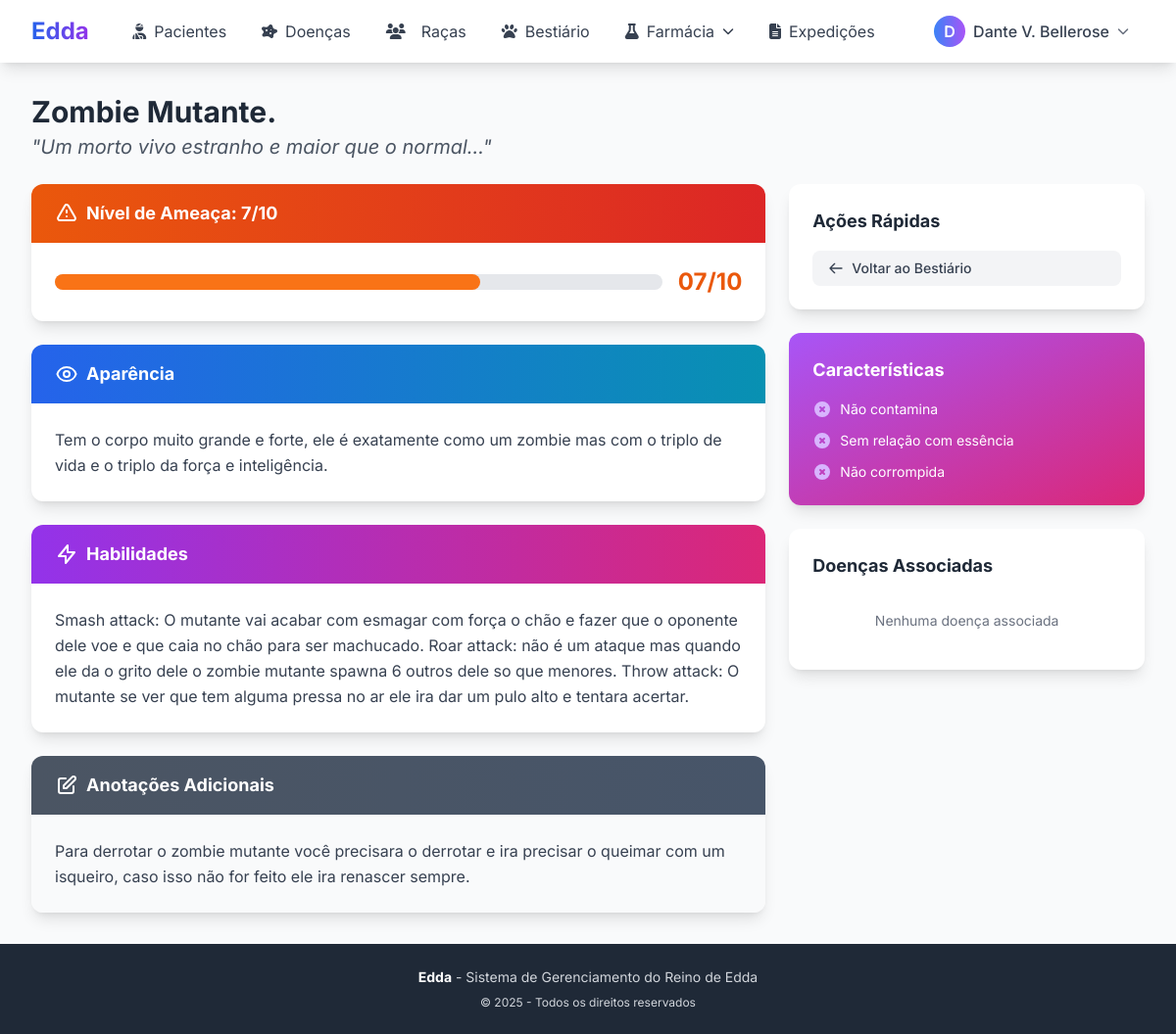
/bestiario/8/ (signed in), run on the app's committed database.
### medsystem/core/models.py (models this page shows, shortened)
class Usuario(AbstractUser):
    TIPO_CHOICES = [
        ('MED', 'Médico'),
        ('OUT', 'Outro'),
        ('ADM', 'Administrador'),
    ]
    nickname = models.CharField(max_length=100)
    tipo = models.CharField(max_length=3, choices=TIPO_CHOICES, default='OUT')
    cidade = models.ForeignKey('Cidade', on_delete=models.SET_NULL, null=True, blank=True)

class Besta(models.Model):
    NIVEL_AMEAÇA_CHOICES = [
        ('01', '1/10'),
        ('02', '2/10'),
        ('03', '3/10'),
        ('04', '4/10'),
        ('05', '5/10'),
        ('06', '6/10'),
        ('07', '7/10'),
        ('08', '8/10'),
        ('09', '9/10'),
        ('10', '10/10'),
    ]
    nome = models.CharField(max_length=100)
    titulo = models.CharField(max_length=200, blank=True)
    nivel_ameaca = models.CharField(max_length=2, choices=NIVEL_AMEAÇA_CHOICES, default='01')
    aparencia = models.TextField()
    pode_contaminar = models.BooleanField(default=False)
    contagio = models.TextField(blank=True, help_text="Descrição de como a besta pode contaminar outros")
    relacionada_com_essencia = models.BooleanField(default=False)
    corrompida_por_essencia = models.BooleanField(default=False)
    habilidades = models.TextField()
    doenca_relacionada = models.ManyToManyField(
        Doenca,
        related_name='bestas'
    )
    anotacoes = models.TextField(blank=True)

### medsystem/core/views.py (the view)
# urls.py: path('bestiario/<int:pk>/', BestaDetailView.as_view(), name='besta-detail'),
class BestaDetailView(LoginRequiredMixin, DetailView):
    model = Besta
    template_name = 'core/besta_detail.html'
    context_object_name = 'besta'

### medsystem/core/context_processors.py (called while the page is built)
def medico_context(request):
    is_medico = request.user.is_authenticated and request.user.tipo == 'MED'
    is_admin = request.user.is_authenticated and request.user.tipo == 'ADM'
    return {
        'is_medico': is_medico,
        'is_admin': is_admin,
        'is_medico_or_admin': is_medico or is_admin
    }

### medsystem/core/templates/core/besta_detail.html (shortened to what this page needs)
{% extends 'core/base.html' %}
{% block content %}
<div class="max-w-7xl mx-auto">
    <div class="mb-6 flex justify-between items-center">
        <div class="flex-1">
            <h1 class="text-3xl font-bold text-gray-800">{{ besta.nome }}</h1>
            {% if besta.titulo %}
            <p class="text-xl text-gray-600 italic mt-1">"{{ besta.titulo }}"</p>
            {% endif %}
        </div>
    </div>
    <div class="grid grid-cols-1 lg:grid-cols-3 gap-6">
        <div class="lg:col-span-2 space-y-6">
            <div class="bg-white rounded-xl shadow-lg overflow-hidden">
                <div class="
                    {% if besta.nivel_ameaca <= '03' %}bg-gradient-to-r from-green-600 to-emerald-600
                    {% elif besta.nivel_ameaca <= '05' %}bg-gradient-to-r from-yellow-600 to-amber-600
                    {% elif besta.nivel_ameaca <= '07' %}bg-gradient-to-r from-orange-600 to-red-600
                    {% else %}bg-gradient-to-r from-red-600 to-rose-600{% endif %}
                    px-6 py-4">
                    <h2 class="text-white font-bold text-lg flex items-center gap-2">
                        <svg class="w-6 h-6" fill="none" stroke="currentColor" viewBox="0 0 24 24">
                            <path stroke-linecap="round" stroke-linejoin="round" stroke-width="2" d="M12 9v2m0 4h.01m-6.938 4h13.856c1.54 0 2.502-1.667 1.732-3L13.732 4c-.77-1.333-2.694-1.333-3.464 0L3.34 16c-.77 1.333.192 3 1.732 3z"/>
                        </svg>
                        Nível de Ameaça: {{ besta.get_nivel_ameaca_display }}
                    </h2>
                </div>
                <div class="p-6">
                    <div class="flex items-center gap-4">
                        <div class="flex-1">
                            <div class="w-full bg-gray-200 rounded-full h-4">
                                <div class="
                                    {% if besta.nivel_ameaca <= '03' %}bg-green-500
                                    {% elif besta.nivel_ameaca <= '05' %}bg-yellow-500
                                    {% elif besta.nivel_ameaca <= '07' %}bg-orange-500
                                    {% else %}bg-red-500{% endif %}
                                    h-4 rounded-full transition-all"
                                    style="width: {{ besta.nivel_ameaca }}0%"></div>
                            </div>
                        </div>
                        <span class="text-2xl font-bold
                            {% if besta.nivel_ameaca <= '03' %}text-green-600
                            {% elif besta.nivel_ameaca <= '05' %}text-yellow-600
                            {% elif besta.nivel_ameaca <= '07' %}text-orange-600
                            {% else %}text-red-600{% endif %}">
                            {{ besta.nivel_ameaca }}/10
                        </span>
                    </div>
                </div>
            </div>
            <div class="bg-white rounded-xl shadow-lg overflow-hidden">
                <div class="bg-gradient-to-r from-blue-600 to-cyan-600 px-6 py-4">
                    <h2 class="text-white font-bold text-lg flex items-center gap-2">
                        Aparência
                    </h2>
                </div>
                <div class="p-6">
                    <p class="text-gray-700 leading-relaxed">{{ besta.aparencia }}</p>
                </div>
            </div>
            <div class="bg-white rounded-xl shadow-lg overflow-hidden">
                <div class="bg-gradient-to-r from-purple-600 to-pink-600 px-6 py-4">
                    <h2 class="text-white font-bold text-lg flex items-center gap-2">
                        <svg class="w-6 h-6" fill="none" stroke="currentColor" viewBox="0 0 24 24">
                            <path stroke-linecap="round" stroke-linejoin="round" stroke-width="2" d="M13 10V3L4 14h7v7l9-11h-7z"/>
                        </svg>
                        Habilidades
                    </h2>
                </div>
                <div class="p-6">
                    <p class="text-gray-700 leading-relaxed">{{ besta.habilidades }}</p>
                </div>
            </div>
            {% if besta.anotacoes %}
            <div class="bg-white rounded-xl shadow-lg overflow-hidden">
                <div class="bg-gradient-to-r from-gray-600 to-slate-600 px-6 py-4">
                    <h2 class="text-white font-bold text-lg flex items-center gap-2">
                        <svg class="w-6 h-6" fill="none" stroke="currentColor" viewBox="0 0 24 24">
                            <path stroke-linecap="round" stroke-linejoin="round" stroke-width="2" d="M11 5H6a2 2 0 00-2 2v11a2 2 0 002 2h11a2 2 0 002-2v-5m-1.414-9.414a2 2 0 112.828 2.828L11.828 15H9v-2.828l8.586-8.586z"/>
                        </svg>
                        Anotações Adicionais
                    </h2>
                </div>
                <div class="p-6 bg-gray-50">
                    <p class="text-gray-700 leading-relaxed">{{ besta.anotacoes }}</p>
                </div>
            </div>
            {% endif %}
        </div>
        <div class="space-y-6">
            <div class="bg-white rounded-xl shadow-lg p-6">
                <h3 class="text-lg font-bold text-gray-800 mb-4">Ações Rápidas</h3>
                <div class="space-y-2">
                    <a href="{% url 'besta-list' %}" class="w-full px-4 py-2 bg-gray-100 text-gray-700 rounded-lg hover:bg-gray-200 transition-colors flex items-center gap-2 text-sm font-medium">
                        <svg class="w-4 h-4" fill="none" stroke="currentColor" viewBox="0 0 24 24">
                            <path stroke-linecap="round" stroke-linejoin="round" stroke-width="2" d="M10 19l-7-7m0 0l7-7m-7 7h18"/>
                        </svg>
                        Voltar ao Bestiário
                    </a>
                </div>
            </div>
            <div class="bg-gradient-to-br from-purple-500 to-pink-600 rounded-xl shadow-lg p-6 text-white">
                <h3 class="text-lg font-bold mb-4">Características</h3>
                <div class="space-y-3">
                    <div class="flex items-center gap-2">
                        {% if besta.pode_contaminar %}
                        <svg class="w-5 h-5 text-red-300" fill="currentColor" viewBox="0 0 20 20">
                            <path fill-rule="evenodd" d="M10 18a8 8 0 100-16 8 8 0 000 16zm3.707-9.293a1 1 0 00-1.414-1.414L9 10.586 7.707 9.293a1 1 0 00-1.414 1.414l2 2a1 1 0 001.414 0l4-4z" clip-rule="evenodd"/>
                        </svg>
                        <span class="text-sm">Pode contaminar</span>
                        {% else %}
                        <span class="text-sm">Não contamina</span>
                        {% endif %}
                    </div>
                    <div class="flex items-center gap-2">
                        {% if besta.relacionada_com_essencia %}
                        <svg class="w-5 h-5 text-blue-300" fill="currentColor" viewBox="0 0 20 20">
                            <path fill-rule="evenodd" d="M10 18a8 8 0 100-16 8 8 0 000 16zm3.707-9.293a1 1 0 00-1.414-1.414L9 10.586 7.707 9.293a1 1 0 00-1.414 1.414l2 2a1 1 0 001.414 0l4-4z" clip-rule="evenodd"/>
                        </svg>
                        <span class="text-sm">Relacionada com essência</span>
                        {% else %}
                        <span class="text-sm">Sem relação com essência</span>
                        {% endif %}
                    </div>
                    <div class="flex items-center gap-2">
                        {% if besta.corrompida_por_essencia %}
                        <svg class="w-5 h-5 text-yellow-300" fill="currentColor" viewBox="0 0 20 20">
                            <path fill-rule="evenodd" d="M10 18a8 8 0 100-16 8 8 0 000 16zm3.707-9.293a1 1 0 00-1.414-1.414L9 10.586 7.707 9.293a1 1 0 00-1.414 1.414l2 2a1 1 0 001.414 0l4-4z" clip-rule="evenodd"/>
                        </svg>
                        <span class="text-sm">Corrompida por essência</span>
                        {% else %}
                        <span class="text-sm">Não corrompida</span>
                        {% endif %}
                    </div>
                </div>
            </div>
            <div class="bg-white rounded-xl shadow-lg p-6">
                <h3 class="text-lg font-bold text-gray-800 mb-4">Doenças Associadas</h3>
                {% if besta.doenca_relacionada.exists %}
                <div class="space-y-2">
                    {% for doenca in besta.doenca_relacionada.all %}
                    <a href="{% url 'doenca-detail' doenca.pk %}" class="block p-3 bg-rose-50 border border-rose-200 rounded-lg hover:bg-rose-100 transition-colors">
                        <p class="font-medium text-rose-700">{{ doenca.nome }}</p>
                        <p class="text-xs text-rose-600 mt-1">{{ doenca.get_tipo_display }}</p>
                    </a>
                    {% endfor %}
                </div>
                {% else %}
                <p class="text-sm text-gray-500 text-center py-4">Nenhuma doença associada</p>
                {% endif %}
            </div>
        </div>
    </div>
</div>
{% endblock %}

### medsystem/core/templates/core/base.html (shortened to what this page needs)
<!DOCTYPE html>
<html lang="pt-br" class="h-full">
<head>
    <script src="https://cdn.tailwindcss.com"></script>
    <link rel="stylesheet" href="https://cdnjs.cloudflare.com/ajax/libs/font-awesome/6.4.0/css/all.min.css">
</head>
<body class="bg-gray-50 flex flex-col min-h-screen">
    <nav class="bg-white shadow-lg">
        <div class="max-w-7xl mx-auto px-4 sm:px-6 lg:px-8">
            <div class="flex justify-between h-16">
                <div class="flex items-center">
                    <a href="{% url 'home' %}" class="flex items-center">
                        <span class="text-2xl font-bold bg-gradient-to-r from-blue-600 to-purple-600 bg-clip-text text-transparent">Edda</span>
                    </a>
                </div>
                {% if user.is_authenticated %}
                <div class="hidden md:flex items-center space-x-1">
                    {% if is_medico_or_admin %}
                    <a href="{% url 'paciente-list' %}" class="px-4 py-2 rounded-lg text-gray-700 hover:bg-blue-50 hover:text-blue-600 transition flex items-center gap-2">
                        <i class="fas fa-user-injured"></i>
                        <span>Pacientes</span>
                    </a>
                    {% endif %}
                    <a href="{% url 'doenca-list' %}" class="px-4 py-2 rounded-lg text-gray-700 hover:bg-blue-50 hover:text-blue-600 transition flex items-center gap-2">
                        <i class="fas fa-disease"></i>
                        <span>Doenças</span>
                    </a>
                    <a href="{% url 'raca-list' %}" class="px-4 py-2 rounded-lg text-gray-700 hover:bg-blue-50 hover:text-blue-600 transition flex items-center gap-2">
                        <i class="fas fa-users mr-2"></i>
                        <span>Raças</span>
                    </a>
                    <a href="{% url 'besta-list' %}" class="px-4 py-2 rounded-lg text-gray-700 hover:bg-blue-50 hover:text-blue-600 transition flex items-center gap-2">
                        <i class="fas fa-paw"></i>
                        <span>Bestiário</span>
                    </a>
                    <div class="relative">
                        <button onclick="toggleDropdown('farmacia-dropdown')" class="px-4 py-2 rounded-lg text-gray-700 hover:bg-purple-50 hover:text-purple-600 transition flex items-center gap-2">
                            <i class="fas fa-flask"></i>
                            <span>Farmácia</span>
                            <i class="fas fa-chevron-down text-xs"></i>
                        </button>
                    </div>
                    <a href="{% url 'relatorio-list' %}" class="px-4 py-2 rounded-lg text-gray-700 hover:bg-blue-50 hover:text-blue-600 transition flex items-center gap-2">
                        <i class="fas fa-file-alt"></i>
                        <span>Expedições</span>
                    </a>
                </div>
                <div class="flex items-center gap-4">
                    <div class="relative">
                        <button onclick="toggleDropdown('user-dropdown')" class="flex items-center gap-2 px-4 py-2 rounded-lg hover:bg-gray-100 transition">
                            <div class="w-8 h-8 bg-gradient-to-r from-blue-500 to-purple-500 rounded-full flex items-center justify-center text-white font-semibold">
                                {{ user.nickname|first|upper }}
                            </div>
                            <span class="hidden md:block font-medium text-gray-700">{{ user.nickname }}</span>
                            <i class="fas fa-chevron-down text-xs text-gray-500"></i>
                        </button>
                    </div>
                </div>
                {% endif %}
            </div>
        </div>
    </nav>
    <main class="flex-grow">
        <div class="max-w-7xl mx-auto px-4 sm:px-6 lg:px-8 py-8">
            {% block content %}{% endblock %}
        </div>
    </main>
    <footer class="bg-gray-800 text-gray-300 mt-auto">
        <div class="max-w-7xl mx-auto px-4 sm:px-6 lg:px-8 py-6">
            <div class="text-center">
                <p class="text-sm">
                    <strong class="text-white">Edda</strong> - Sistema de Gerenciamento do Reino de Edda
                </p>
                <p class="text-xs mt-2">© {% now "Y" %} - Todos os direitos reservados</p>
            </div>
        </div>
    </footer>
</body>
</html>

### medsystem/core/templates/core/base.html (style rules this page uses)
body { font-family: 'Inter', sans-serif; }

### data on the page
Usuario: nickname|first "D", nickname "Dante V. Bellerose"
Besta: nome "Zombie Mutante.", titulo "Um morto vivo estranho e maior que o normal...", nivel_ameaca "7/10", nivel_ameaca "07", aparencia "Tem o corpo muito grande e forte, ele é exatamente como um zombie mas com o triplo de vida e o triplo da força e inteligência.", habilidades "Smash attack: O mutante vai acabar com esmagar com força o chão e fazer que o oponente dele voe e que caia no chão para ser machucado. Roar attack: não é um ataque mas quando ele da o grito dele o zombie mutante spawna 6 outros dele so que menores. Throw attack: O mutante se ver que tem alguma pressa no ar ele ira dar um pulo alto e tentara acertar.", anotacoes "Para derrotar o zombie mutante você precisara o derrotar e ira precisar o queimar com um isqueiro, caso isso não for feito ele ira renascer sempre."
